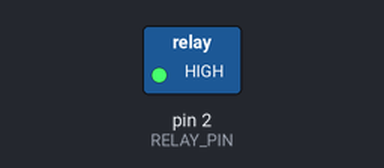
The sketch below on a simulated Arduino Nano, built with avr-gcc and run on an emulated ATmega328P. On the bench: switched loads named in the sketch (green lamp = pin HIGH).

Above: at 2.5 s.
At 6.0 s:
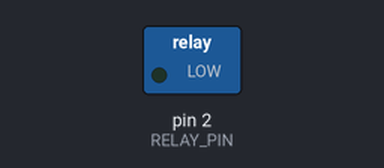
Timing chart, 0 to 9.1 s (numbered marks = the images above):
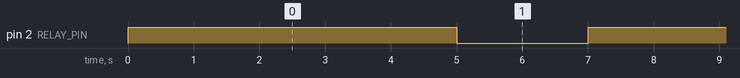

Measured:
- by itself, pin 2 (RELAY_PIN): alternates HIGH for 5.0 s and LOW for 2.0 s

The sketch:

Release_Mechanism_Test.ino
```cpp
/*
 * This Arduino Nano code was developed by newbiely.com
 *
 * This Arduino Nano code is made available for public use without any restriction
 *
 * For comprehensive instructions and wiring diagrams, please visit:
 * https://newbiely.com/tutorials/arduino-nano/arduino-nano-relay
 */

#include <Relay.h>
#define RELAY_PIN  2  // The Arduino Nano pin connected to the IN pin of relay module

// The setup function runs once on reset or power-up
void setup() {
  // initialize digital pin as an output.
  pinMode(RELAY_PIN, OUTPUT);
}

Relay relay1;

// The loop function repeats indefinitely
void loop() {

  digitalWrite(RELAY_PIN, HIGH);
  Serial.println("Relay is ON");
  Serial.println(relay1.getState());
  delay(5000);
  digitalWrite(RELAY_PIN, LOW);
  Serial.println("Relay is OFF");
  Serial.println(relay1.getState());
  delay(2000);
}
```
